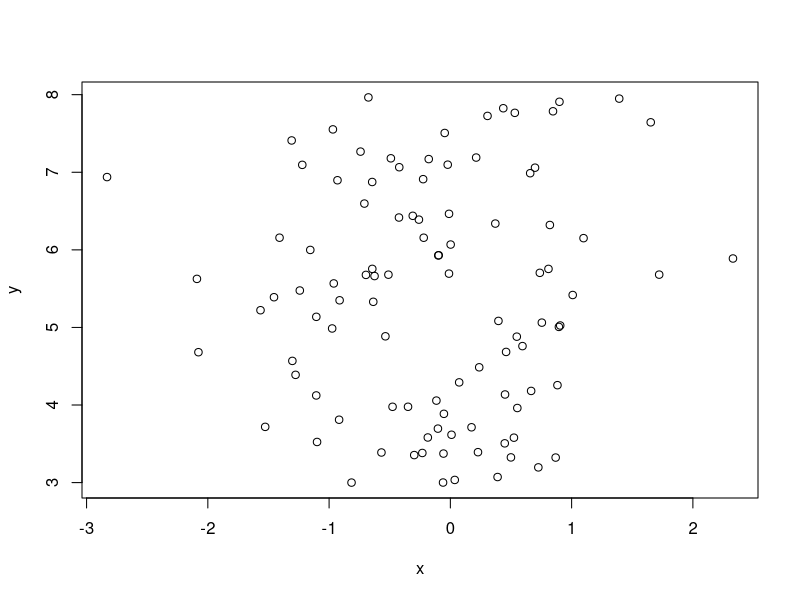
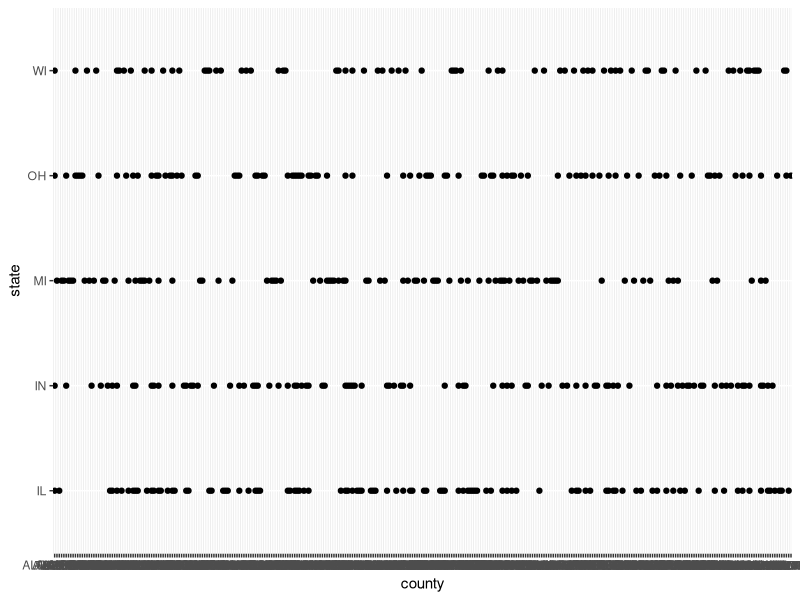
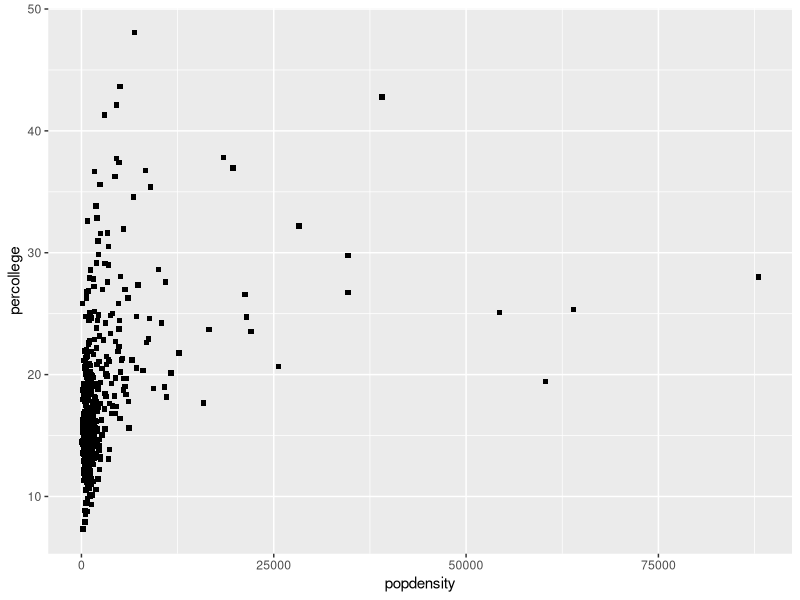
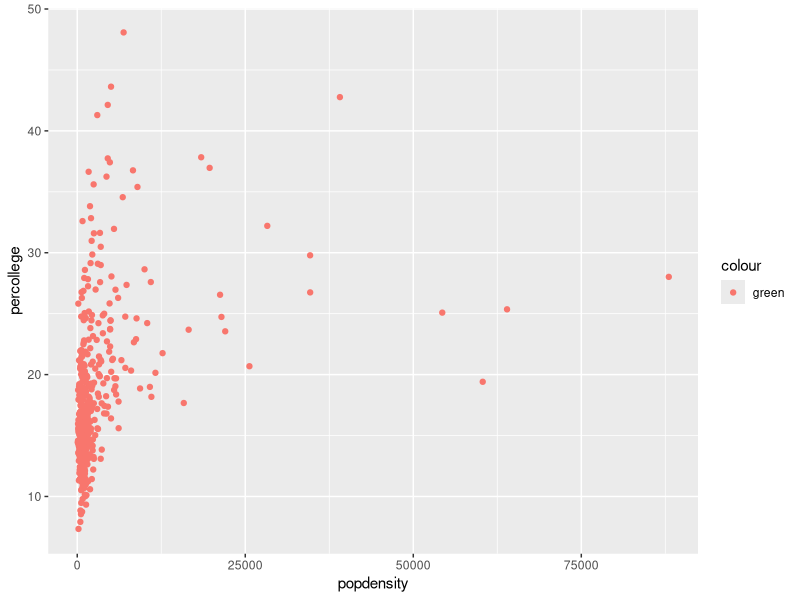
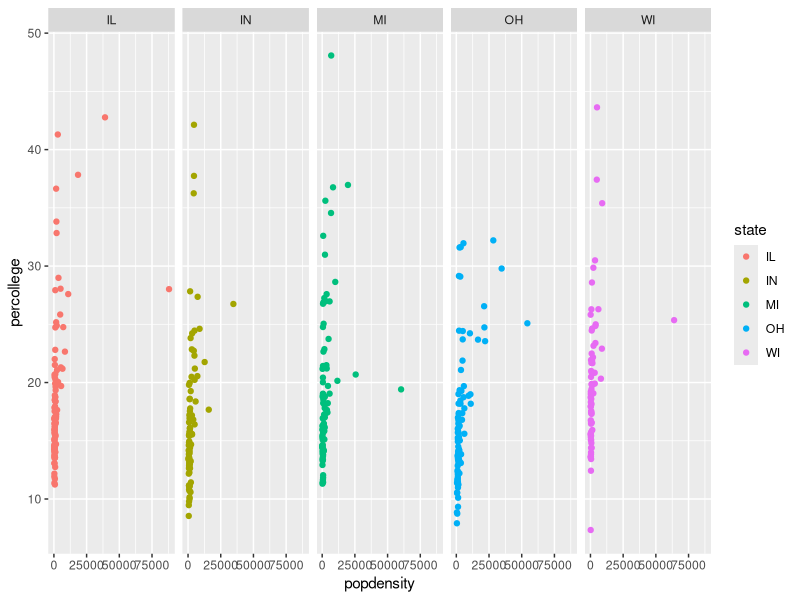
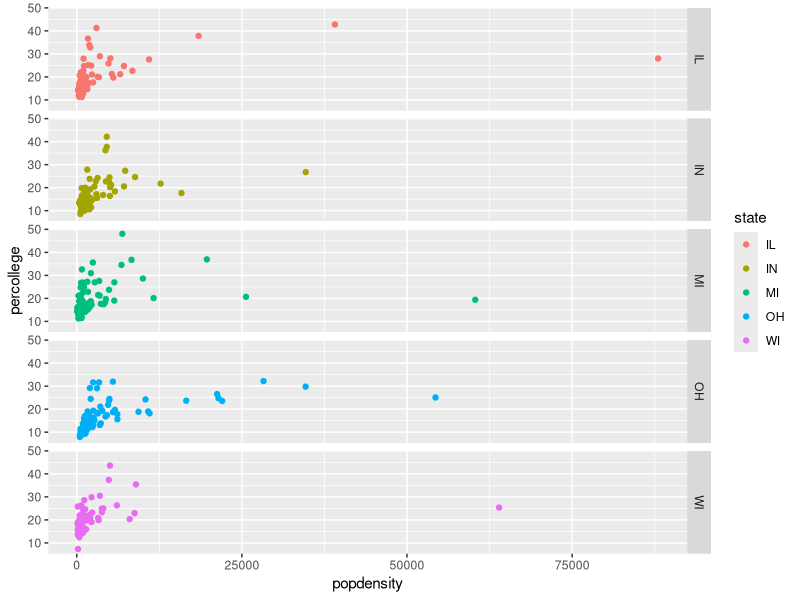
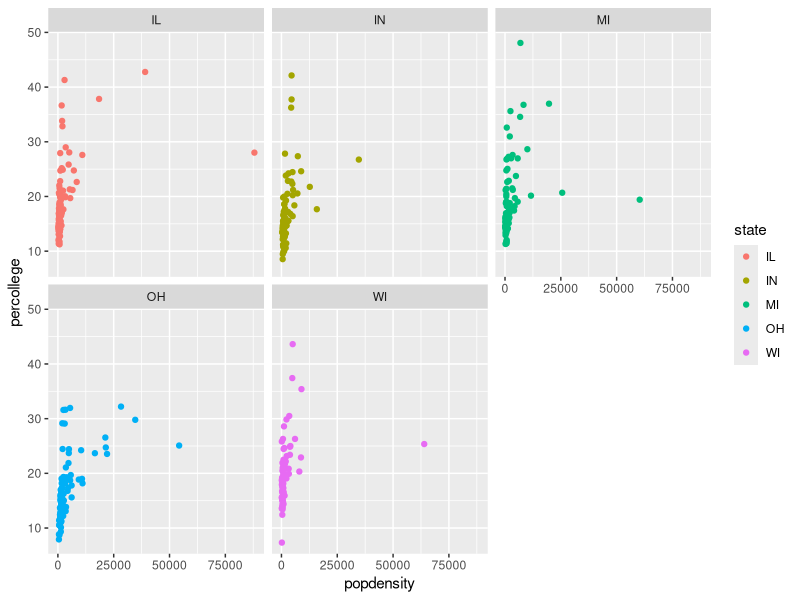
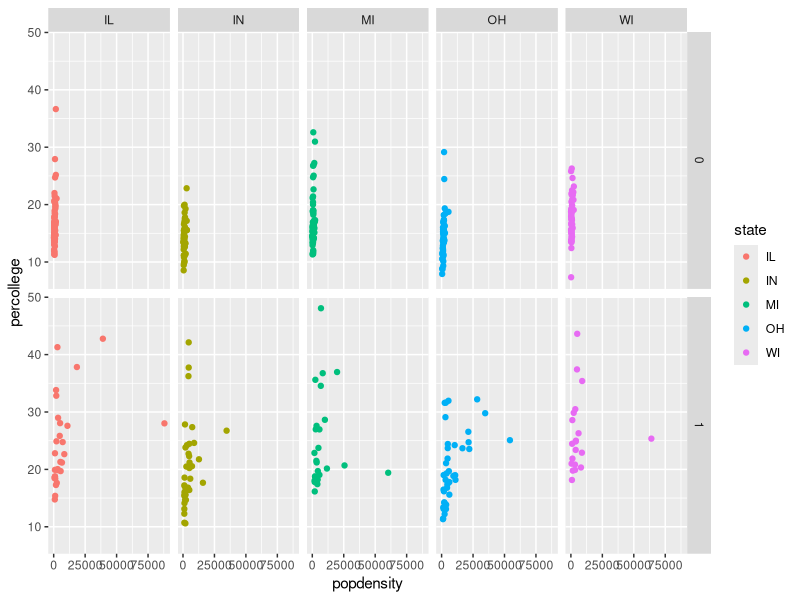

R code for these plots, in order:
## ---- chunk 1
x <- rnorm(100)
y <- runif(100, min = 3, max = 8)
mean(x)
mean(y)
## ---- chunk 2
x <- rnorm(100)
y <- runif(100, min = 3, max = 8)
mean(x)
mean(y)
## ---- chunk 3
x <- rnorm(100)
y <- runif(100, min = 0, max = 1)
mean(x)
mean(y)
## ---- chunk 4
x <- rnorm(100)
y <- runif(100, min = 3, max = 8)
plot(x, y)
## ---- chunk 5
a = cor(x,y)
## ---- chunk 6
library(tidyverse)
midwest = data.frame(midwest)
attach(midwest)
## ---- chunk 7
ggplot(midwest)+
    geom_point(aes(county, state))

ggplot(midwest)+
    geom_point(aes(popdensity, percollege), shape = 15)

ggplot(data = midwest) + 
  geom_point(mapping = aes(x = popdensity, y = percollege, color = 'green'))
## ---- chunk 8
ggplot(data = midwest)+
    geom_point(mapping = aes(x = popdensity, y = percollege, color = state))+
    facet_grid(.~ state)

ggplot(data = midwest)+
    geom_point(mapping = aes(x = popdensity, y = percollege, color = state))+
    facet_grid(state ~ .)

ggplot(data = midwest)+
    geom_point(mapping = aes(x = popdensity, y = percollege, color = state))+
    facet_wrap(~ state)

ggplot(data = midwest)+
    geom_point(mapping = aes(x = popdensity, y = percollege, color = state))+
    facet_grid(inmetro ~ state)

# the dot means 'do not put anything on the rows'.
## ---- chunk 9
ggplot(midwest)+
    geom_smooth(aes(popdensity, percollege))

ggplot(midwest)+
    geom_smooth(aes(popdensity, percollege, linetype = state), se = FALSE)
## ---- chunk 10
ggplot(data = midwest)+
    geom_smooth(mapping = aes(popdensity, percollege, linetype = 'solid', color = state), se = FALSE)+
    geom_point(mapping = aes(popdensity, percollege, color = state))

ggplot(midwest, aes(x=popdensity, y=percollege, color = state))+
    geom_point()+
    geom_smooth(se = FALSE, linetype = 'dashed')

ggplot(midwest, aes(x=popdensity, y=percollege))+
    geom_point(aes(color = state))+
    geom_smooth(se = FALSE)
## ---- chunk 11
ggplot(midwest, aes(state))+
    geom_bar()

ggplot(midwest, aes(state))+
    geom_bar(aes(fill = factor(inmetro)))

ggplot(midwest, aes(state))+
    geom_bar(aes(fill = factor(inmetro)), position = 'fill')

prop.table(table(state, factor(inmetro)), 1)

ggplot(data = midwest, mapping = aes(x = state)) + 
  geom_bar(aes(fill = factor(inmetro)), position = 'dodge')

ggplot(midwest, aes(popdensity))+
  geom_histogram(binwidth = 1000)

ggplot(midwest, aes(popdensity))+
  geom_density(aes(color=state))

ggplot(midwest, aes(state, popdensity))+
  geom_boxplot(aes(color = state))+
  facet_grid(.~factor(inmetro))

ggplot(data = midwest, mapping = aes(x = popdensity, y = percollege, color = state)) +
  geom_point() +
  geom_smooth(se = FALSE) +
  scale_x_continuous("Population Density") + 
  scale_y_continuous("Percent College Graduates") + 
  scale_color_discrete("State") + 
  coord_cartesian(xlim = c(0, 15000))

ggplot(midwest, aes(popdensity, percollege, color = state))+
  geom_point()+
  geom_smooth(se = FALSE)+
  scale_x_continuous('Pop Dens', limits = c(0, 5000))+
  scale_y_continuous('Percollege')+
  scale_color_discrete('State')+
  theme_bw()
